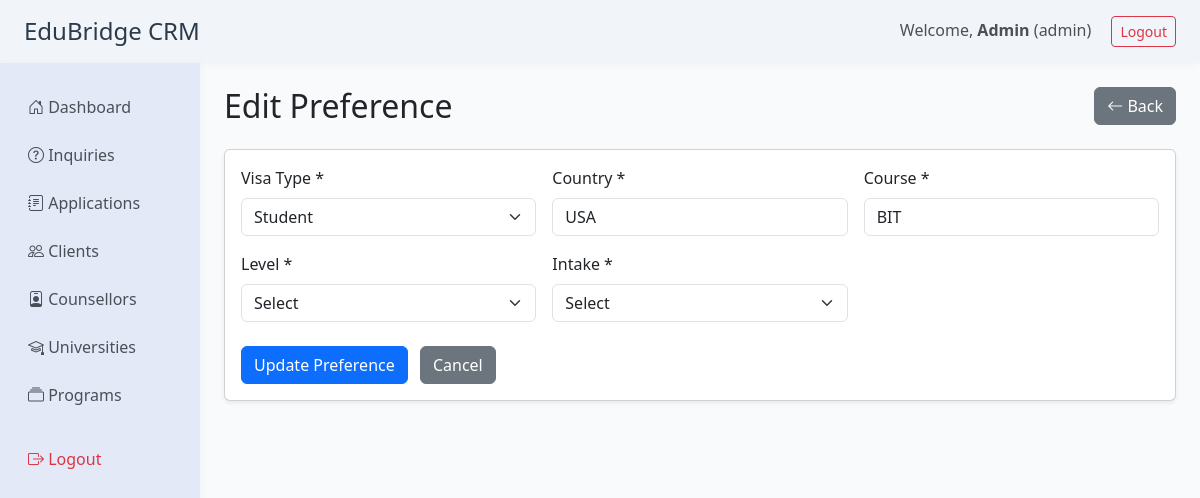
The app's page /modules/clients/preferences_edit.php?id=2&client_id=6 (signed in) with its own data.
### tables this page shows
CREATE TABLE `student_preferences` (
  `id` int(11) NOT NULL,
  `client_id` int(11) NOT NULL,
  `visa_type` varchar(50) NOT NULL,
  `country` varchar(50) NOT NULL,
  `course` varchar(100) NOT NULL,
  `level` varchar(50) NOT NULL,
  `intake` varchar(50) NOT NULL,
  `created_at` datetime NOT NULL DEFAULT current_timestamp(),
  `updated_at` datetime NOT NULL DEFAULT current_timestamp() ON UPDATE current_timestamp()
);

### modules/clients/preferences_edit.php (the view, shortened to what this page needs)
<?php
require_once '../../includes/db.php';
$id = intval($_GET['id'] ?? 0);
$client_id = intval($_GET['client_id'] ?? 0);
$stmt = $mysqli->prepare('SELECT * FROM student_preferences WHERE id = ?');
$stmt->bind_param('i', $id);
$stmt->execute();
$pref = $stmt->get_result()->fetch_assoc();
$visa_types = ['Student', 'Visitor', 'Dependent', 'Work', 'Other'];
?>
<!DOCTYPE html>
<html lang="en">
<head>
    <link href="https://cdn.jsdelivr.net/npm/bootstrap@5.3.0/dist/css/bootstrap.min.css" rel="stylesheet">
    <link rel="stylesheet" href="https://cdn.jsdelivr.net/npm/bootstrap-icons@1.10.5/font/bootstrap-icons.css">
</head>
<body>
<?php include '../../includes/header.php'; ?>
<div class="container-fluid">
    <div class="row">
        <?php include '../../includes/sidebar.php'; ?>
        <main class="col-md-10 ms-sm-auto px-4 py-4">
            <div class="d-flex justify-content-between align-items-center mb-4">
                <h2 class="mb-0">Edit Preference</h2>
                <a href="view.php?id=<?= $client_id ?>&tab=preferences" class="btn btn-secondary"><i class="bi bi-arrow-left"></i> Back</a>
            </div>
            <div class="card shadow-sm">
                <div class="card-body">
                    <form method="post" autocomplete="off">
                        <div class="row g-3">
                            <div class="col-md-4">
                                <label class="form-label">Visa Type *</label>
                                <select name="visa_type" class="form-select" required>
                                    <?php foreach ($visa_types as $opt): ?>
                                        <option value="<?= $opt ?>" <?= $pref['visa_type'] === $opt ? 'selected' : '' ?>><?= $opt ?></option>
                                    <?php endforeach; ?>
                                </select>
                            </div>
                            <div class="col-md-4">
                                <label class="form-label">Country *</label>
                                <input type="text" name="country" class="form-control" value="<?= htmlspecialchars($pref['country']) ?>" required>
                            </div>
                            <div class="col-md-4">
                                <label class="form-label">Course *</label>
                                <input type="text" name="course" class="form-control" value="<?= htmlspecialchars($pref['course']) ?>" required>
                            </div>
                            <div class="col-md-4">
                                <label class="form-label">Level *</label>
                                <select name="level" class="form-select" required>
                                    <option value="">Select</option>
                                </select>
                            </div>
                            <div class="col-md-4">
                                <label class="form-label">Intake *</label>
                                <select name="intake" class="form-select" required>
                                    <option value="">Select</option>
                                </select>
                            </div>
                        </div>
                        <div class="mt-4">
                            <button type="submit" class="btn btn-primary">Update Preference</button>
                            <a href="view.php?id=<?= $client_id ?>&tab=preferences" class="btn btn-secondary ms-2">Cancel</a>
                        </div>
                    </form>
                </div>
            </div>
        </main>
    </div>
</div>
</body>
</html>

### modules/clients/preferences_edit.php (style rules this page uses)
body { background: #f8fafc; }

### records on screen
student_preferences: visa_type "Student", country "USA", course "BIT"

### other values on screen
$user_name "Admin"
$user_role "admin"
